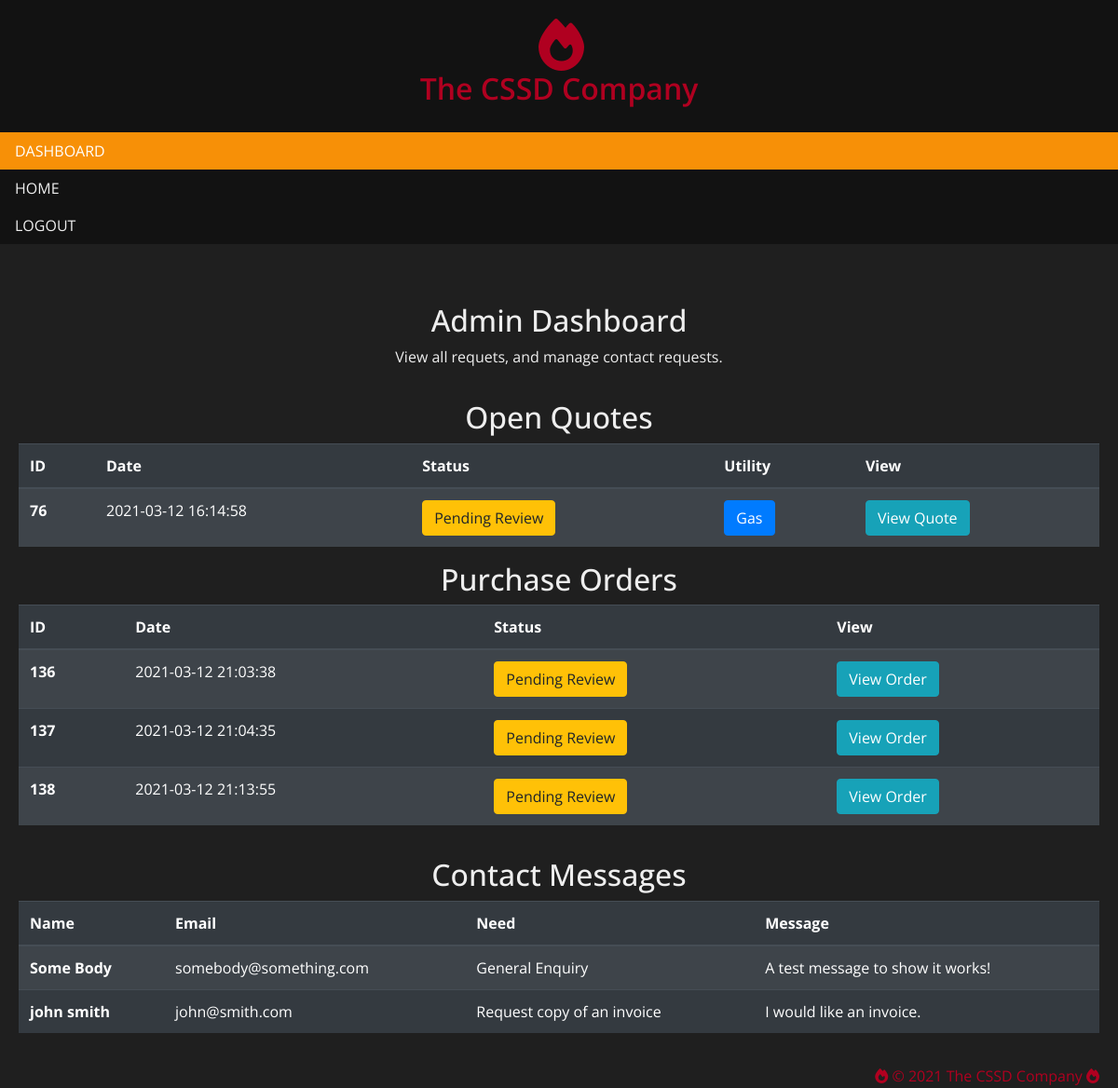
The app's page /admin (signed in), older data.
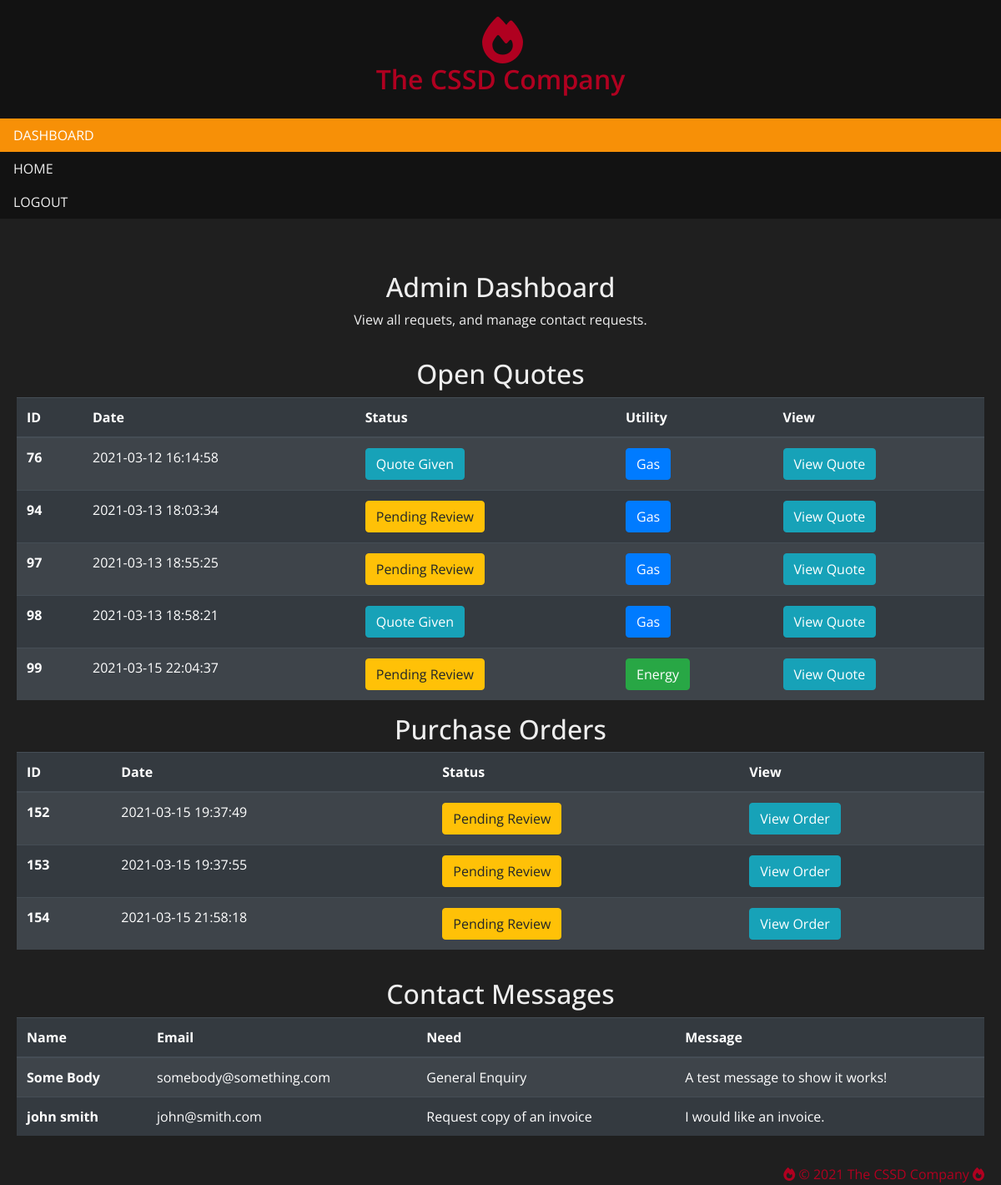
The same page, newer data.
### tables this page shows
CREATE TABLE `quotes` (
  `id` int(11) NOT NULL,
  `userID` int(11) NOT NULL,
  `rooms` int(11) NOT NULL,
  `residents` int(11) NOT NULL,
  `location` text NOT NULL,
  `notes` text NOT NULL,
  `date` datetime NOT NULL DEFAULT current_timestamp(),
  `price` double NOT NULL,
  `status` int(1) NOT NULL,
  `complete` tinyint(1) NOT NULL DEFAULT 0,
  `utilityType` text NOT NULL
);

CREATE TABLE `orders` (
  `id` int(11) NOT NULL,
  `userID` int(11) NOT NULL,
  `date` datetime NOT NULL DEFAULT current_timestamp(),
  `address` text NOT NULL,
  `status` int(11) NOT NULL,
  `total` int(11) NOT NULL,
  `location` text NOT NULL
);

CREATE TABLE `contact` (
  `id` int(11) NOT NULL,
  `firstname` text NOT NULL,
  `lastname` text NOT NULL,
  `email` text NOT NULL,
  `need` text NOT NULL,
  `message` text NOT NULL
);

### admin.php (the view, shortened to what this page needs)
<?php
    require_once "static/connect.php";
?>
<html>
    <head>
        <link rel="stylesheet" href="https://stackpath.bootstrapcdn.com/bootstrap/4.4.1/css/bootstrap.min.css">
        <link rel="stylesheet" href="css/dashboard.css">
    </head>
    <body>
    <div class="navibar">
            <ul>
                <li class="branding"><i class="fas fa-fire login-logo"></i><h2>The CSSD Company</h2></li>
                <li><a class="active"   href="#">DASHBOARD</a></li>
                <li><a class="nav-link" href="index" activeclassname="active">HOME</a></li>
                <li><a class="nav-link" href="logout">LOGOUT</a></li>
            </ul>
        </div>
        <div class="main">
            <h2>Admin Dashboard</h2>
            <p>View all requets, and manage contact requests.</p>
            <hr>
            <h2>Open Quotes</h2>
            <table class="table table-dark table-striped">
                <thead>
                    <tr>
                        <th scope="col">ID</th>
                        <th scope="col">Date</th>
                        <th scope="col">Status</th>
                        <th scope="col">Utility</th>
                        <th scope="col">View</th>
                    </tr>
                </thead>
                <tbody>
                    <?php
                        $sql = "SELECT id, date, status, utilityType FROM quotes WHERE complete=0";
                        $result = mysqli_query($db, $sql);
                        while($row = $result->fetch_assoc()) {
                    ?>
                        <tr>
                            <th scope="row"><?php echo $row['id']; ?></th>
                            <td><?php echo $row['date']; ?></td>
                            <td><?php if($row['status'] == 0) { ?>
                                    <button class="btn btn-warning">Pending Review</button>
                                <?php } else if($row['status'] == 1) { ?>
                                    <button class="btn btn-info">Quote Given</button>
                                <?php } else { ?>
                                    <button class="btn btn-success">Quote Accepted</button>
                                <?php } ?>
                                </td>
                            <td>
                            <?php if($row['utilityType'] == 'Gas') { ?>
                                    <button class="btn btn-primary"><?php echo $row['utilityType']?></button>
                                <?php }
                                else if($row['utilityType'] == 'Energy') { ?>
                                    <button class="btn btn-success"><?php echo $row['utilityType']?></button>
                                <?php } ?>
                            <form action="adminQuote" method="post" class="form-group" style="width: 100%">
                                <td><button class="btn btn-info">View Quote</button></td>
                            </form>
                        </tr>
                    <?php
                        }
                    ?>
                </tbody>
            </table>
            <h2>Purchase Orders</h2>
            <table class="table table-dark table-striped">
                <thead>
                    <tr>
                        <th scope="col">ID</th>
                        <th scope="col">Date</th>
                        <th scope="col">Status</th>
                        <th scope="col">View</th>
                    </tr>
                </thead>
                <tbody>
                    <?php
                        $sql = "SELECT id, date, status  FROM orders WHERE userID=1 ORDER BY id ASC";
                        $result = mysqli_query($db, $sql);
                        while($row = $result->fetch_assoc()) {
                    ?>
                    <tr>
                        <th scope="row"><?php echo $row['id']; ?></th>
                        <td><?php echo $row['date']; ?></td>
                        <td><?php if($row['status'] == 0) { ?>
                                    <button class="btn btn-warning">Pending Review</button>
                                <?php } else if($row['status'] == 1) { ?>
                                    <button class="btn btn-info">Order Accepted</button>
                                <?php }?>
                        </td>
                        <form action="adminOrder" method="post" class="form-group" style="width: 100%">
                                <td><button class="btn btn-info">View Order</button></td>
                        </form>
                    </tr>
                    <?php
                        }
                    ?>
                </tbody>
            </table>
            <hr>
            <h2>Contact Messages</h2>
            <table class="table table-dark table-striped">
                <thead>
                    <tr>
                        <th scope="col">Name</th>
                        <th scope="col">Email</th>
                        <th scope="col">Need</th>
                        <th scope="col">Message</th>
                    </tr>
                </thead>
                <tbody>
                    <?php
                        $sql = "SELECT * FROM contact";
                        $result = mysqli_query($db, $sql);
                        while($row = $result->fetch_assoc()) {
                    ?>
                        <tr>
                            <th scope="row"><?php echo $row['firstname'] . " " . $row['lastname']; ?></th>
                            <td><?php echo $row['email']; ?></td>
                            <td><?php echo $row['need']; ?></td>
                            <td><?php echo $row['message']; ?></td>
                        </tr>
                    <?php
                        }
                    ?>
                </tbody>
            </table>
            <section>
                <div class="content-section">
                    <footer>
                        <hr>
                        <a href="#" class="float-right" style="color:#B00020;"><i class="fas fa-fire"></i> &#169; 2021 The CSSD Company <i class="fas fa-fire"></i></a>
                    </footer>
                </div>
            </section>
        </div>
    </body>
</html>

### css/dashboard.css (style rules this page uses)
body { padding: 0; margin: 0; font-family: 'Open Sans', sans-serif; background: #1f1f1f; color: #EEE; }
hr { border-top: 2px solid #1f1f1f; }
.navibar { z-index: 5; }
.navibar .branding { padding: 20px 10px; z-index: 5; }
.navibar .branding i { font-size: 3.5em; width: 44px; display: flex; margin: auto; color: #B00020; }
.navibar .branding h2 { text-align: center; color: #B00020; font-weight: 600; }
.navibar ul { list-style-type: none; margin: 0; padding: 0; width: 25%; background-color: #121212; position: fixed; height: 100%; overflow: auto; }
.navibar li a { display: block; color: #EEE; padding: 8px 16px; text-decoration: none; transition: 0.5s; }
.navibar li a.active { background-color: #f79007; color: white; transition: 0.5s; }
.main { margin-left: 25%; padding: 25px 20px; text-align: center; }
@media screen and (max-device-width: 1024px) { .navibar ul { top: 0; width: 100%; height: auto; } }
@media screen and (max-device-width: 1024px) { .main { margin: 0; margin-top: 300px; } }

Row changes from the older to the newer data that the page shows:
removed orders: id "136", date "2021-03-12 21:03:38", status "Pending Review"
removed orders: id "137", date "2021-03-12 21:04:35", status "Pending Review"
removed orders: id "138", date "2021-03-12 21:13:55", status "Pending Review"
changed quotes id 76: status "Pending Review" → "Quote Given"
added quotes: id "94", date "2021-03-13 18:03:34", status "Pending Review", utilityType "Gas"
added quotes: id "97", date "2021-03-13 18:55:25", status "Pending Review", utilityType "Gas"
added quotes: id "98", date "2021-03-13 18:58:21", status "Quote Given", utilityType "Gas"
added quotes: id "99", date "2021-03-15 22:04:37", status "Pending Review", utilityType "Energy"
added orders: id "152", date "2021-03-15 19:37:49", status "Pending Review"
added orders: id "153", date "2021-03-15 19:37:55", status "Pending Review"
added orders: id "154", date "2021-03-15 21:58:18", status "Pending Review"
